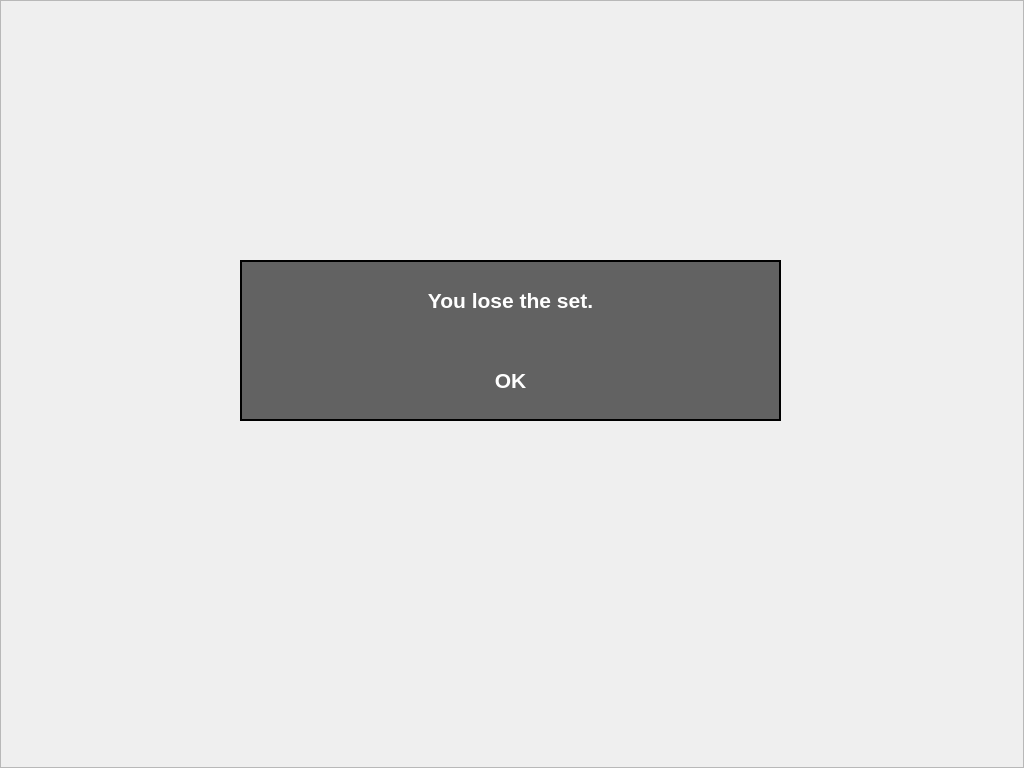
   <widget class="QFrame" name="popup_set_status">
    <property name="geometry">
     <rect>
      <x>0</x>
      <y>0</y>
      <width>1024</width>
      <height>768</height>
     </rect>
    </property>
    <property name="styleSheet">
     <string notr="true"/>
    </property>
    <property name="frameShape">
     <enum>QFrame::StyledPanel</enum>
    </property>
    <property name="frameShadow">
     <enum>QFrame::Raised</enum>
    </property>
    <widget class="QFrame" name="frame_set">
     <property name="geometry">
      <rect>
       <x>240</x>
       <y>260</y>
       <width>541</width>
       <height>161</height>
      </rect>
     </property>
     <property name="styleSheet">
      <string notr="true">background-color: rgba(0, 0, 0, 150);</string>
     </property>
     <property name="frameShape">
      <enum>QFrame::Box</enum>
     </property>
     <property name="frameShadow">
      <enum>QFrame::Plain</enum>
     </property>
     <property name="lineWidth">
      <number>2</number>
     </property>
     <widget class="QLabel" name="text_info_set">
      <property name="geometry">
       <rect>
        <x>160</x>
        <y>0</y>
        <width>221</width>
        <height>81</height>
       </rect>
      </property>
      <property name="font">
       <font>
        <pointsize>16</pointsize>
        <weight>75</weight>
        <bold>true</bold>
       </font>
      </property>
      <property name="autoFillBackground">
       <bool>false</bool>
      </property>
      <property name="styleSheet">
       <string notr="true">color: rgb(255, 255, 255);
background-color: rgba(255, 255, 255, 0);</string>
      </property>
      <property name="text">
       <string>You lose the set.</string>
      </property>
      <property name="alignment">
       <set>Qt::AlignCenter</set>
      </property>
     </widget>
     <widget class="QPushButton" name="btn_ok_set">
      <property name="geometry">
       <rect>
        <x>200</x>
        <y>100</y>
        <width>141</width>
        <height>41</height>
       </rect>
      </property>
      <property name="font">
       <font>
        <pointsize>16</pointsize>
        <weight>75</weight>
        <bold>true</bold>
       </font>
      </property>
      <property name="autoFillBackground">
       <bool>false</bool>
      </property>
      <property name="styleSheet">
       <string notr="true">color: rgb(255, 255, 255);</string>
      </property>
      <property name="text">
       <string>OK</string>
      </property>
      <property name="default">
       <bool>true</bool>
      </property>
      <property name="flat">
       <bool>true</bool>
      </property>
     </widget>
    </widget>
   </widget>
